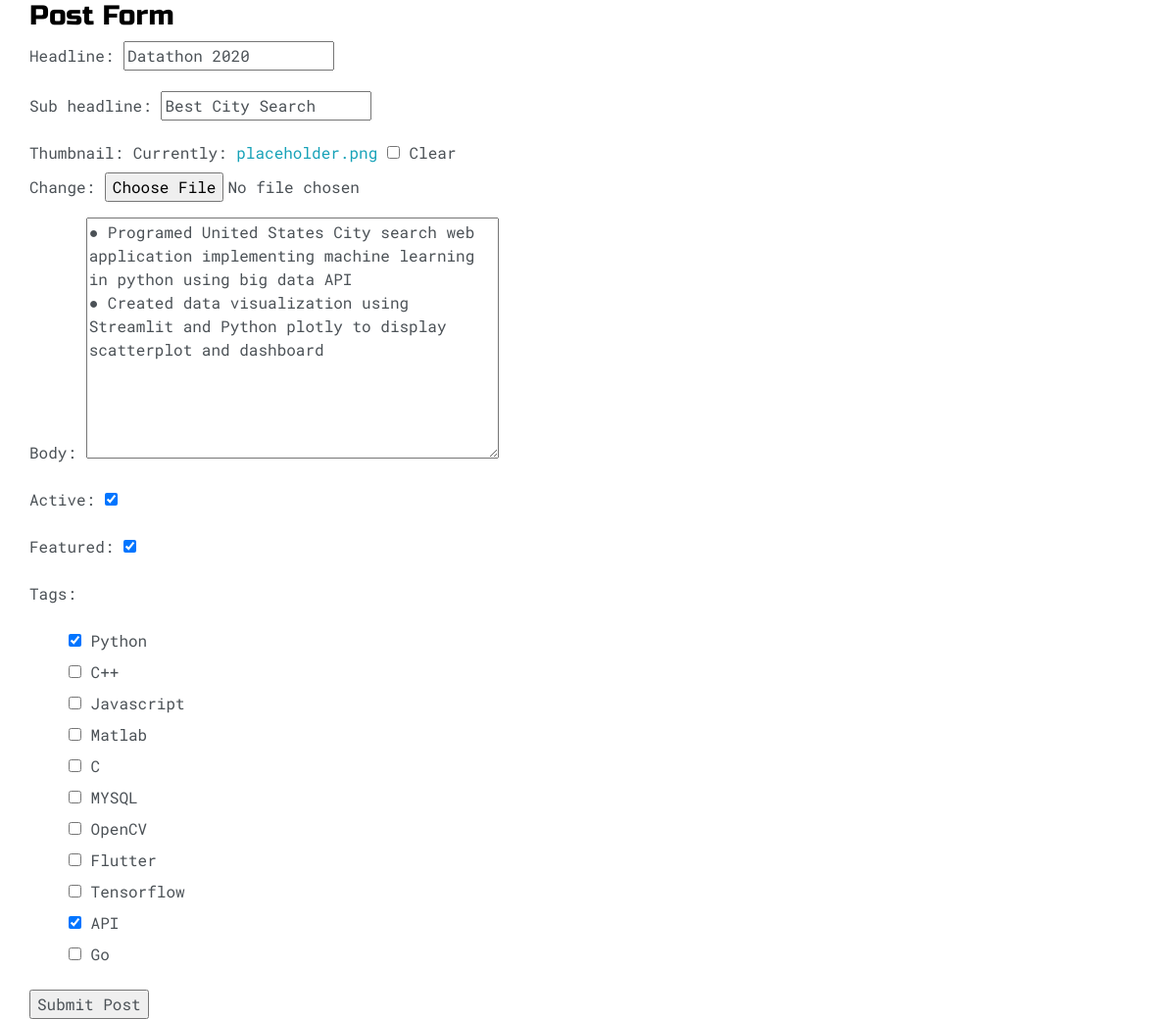
The app's page /update_post/3/ (signed in) with its own data.
### base/models.py (models this page shows, shortened)
class Post(models.Model):
    headline = models.CharField(max_length=200)
    sub_headline = models.CharField(max_length=200, null=True, blank=True)
    thumbnail = models.ImageField(null=True, blank=True, upload_to="images", default="placeholder.png")
    body = models.TextField(null=True, blank=True)
    created = models.DateTimeField(auto_now_add=True)
    active = models.BooleanField(default=False)
    featured = models.BooleanField(default=False)
    tags = models.ManyToManyField(Tag, null=True,)

### base/views.py (the view)
# urls.py: path('update_post/<str:pk>/', views.updatePost, name='update_post'),
@login_required(login_url="home")
def updatePost(request, pk):
    post = Post.objects.get(id=pk)
    form = PostForm(instance=post)
    if request.method == 'POST':
        form = PostForm(request.POST, request.FILES,instance=post)
        if form.is_valid():
            form.save()
        return redirect('posts')
    context = {'form': form}
    return render(request, 'base/post_form.html', context)

### base/forms.py
class PostForm(ModelForm):
    class Meta:
        model = Post
        fields = '__all__'
        widgets = {
            'tags': forms.CheckboxSelectMultiple(),
        }

### base/models.py (called while the page is built)
    def __str__(self):
        return self.name

### base/templates/base/post_form.html (shortened to what this page needs)
<!DOCTYPE html>
{% load static %}
<html>
<head>
	<link rel="stylesheet" href="https://maxcdn.bootstrapcdn.com/bootstrap/4.0.0/css/bootstrap.min.css">
	<link rel="stylesheet" type="text/css" href="{% static 'css/default.css' %}">
</head>
<body>
<div class="main-container">
        <h3>Post Form</h3>
        <form action="" method="POST" enctype="multipart/form-data">
            {{form.as_p}}
            <input class="button primary" type="submit" value="Submit Post">
        </form>
</div>
</body>
</html>

### records on screen
Post: headline "Datathon 2020", sub_headline "Best City Search", body "● Programed United States City search web application implementing machine learning in python using big data API ● Created data visualization using Streamlit and Python plotly to display scatterplot and dashboard", active "☑", featured "☑"
